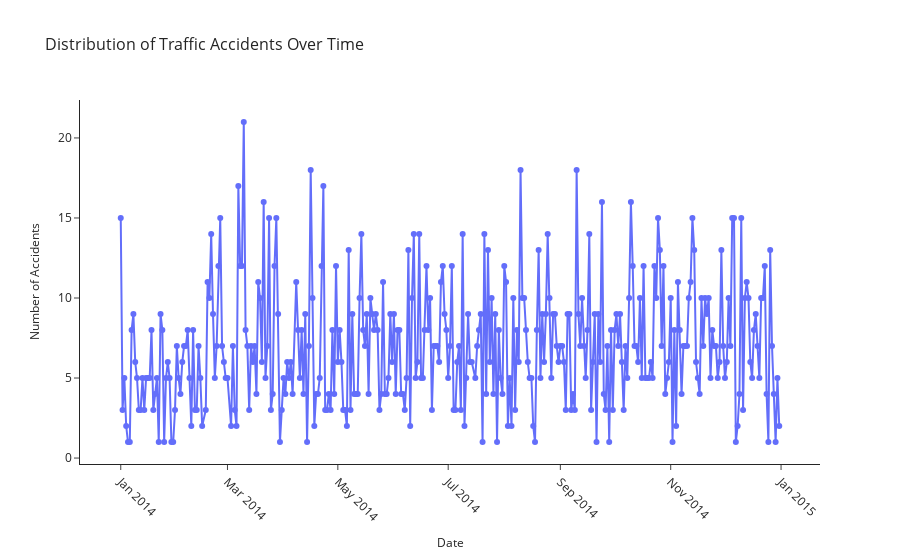

Here is the notebook cell this chart was saved with:
### Markdown cell above
#What is the distribution of traffic accidents over time?

### Code cell
# Ensure 'Accident Date' is in datetime format
df['Accident Date'] = pd.to_datetime(df['Accident Date'], format='%d/%m/%Y', errors='coerce')

# Aggregate the number of accidents by date
daily_accidents = df.groupby('Accident Date').size().reset_index(name='Number of Accidents')

# Plot the distribution of traffic accidents over time using Plotly
fig = px.line(
    daily_accidents,
    x='Accident Date',
    y='Number of Accidents',
    title='Distribution of Traffic Accidents Over Time',
    labels={'Accident Date': 'Date', 'Number of Accidents': 'Number of Accidents'},
    markers=True
)

# Customize layout
fig.update_layout(
    xaxis_title="Date",
    yaxis_title="Number of Accidents",
    title_font_size=16,
    xaxis=dict(title_font_size=12, tickangle=45),
    yaxis=dict(title_font_size=12),
    template="simple_white"
)

# Show the plot
fig.show()

### Figure 1 — Plotly figure (JSON) as saved in the notebook; plotly's stock layout.template omitted (floating-point values rounded to 4 significant figures; data arrays with more than 128 entries replaced by an {"elided": "..."} marker saying what was removed)
{"data": [{"hovertemplate": "Date=%{x}<br>Number of Accidents=%{y}<extra></extra>", "legendgroup": "", "line": {"color": "#636efa", "dash": "solid"}, "marker": {"symbol": "circle"}, "mode": "lines+markers", "name": "", "orientation": "v", "showlegend": false, "type": "scatter", "x": {"elided": "361 str values"}, "xaxis": "x", "y": {"elided": "361 int values"}, "yaxis": "y"}], "layout": {"autosize": true, "legend": {"tracegroupgap": 0}, "title": {"font": {"size": 16}, "text": "Distribution of Traffic Accidents Over Time"}, "xaxis": {"anchor": "y", "autorange": true, "domain": [0, 1], "range": ["2013-12-09 23:12:33.0086", "2015-01-22 00:47:26.9914"], "tickangle": 45, "title": {"font": {"size": 12}, "text": "Date"}, "type": "date"}, "yaxis": {"anchor": "x", "autorange": true, "domain": [0, 1], "range": [-0.7137, 22.71], "title": {"font": {"size": 12}, "text": "Number of Accidents"}, "type": "linear"}}}
